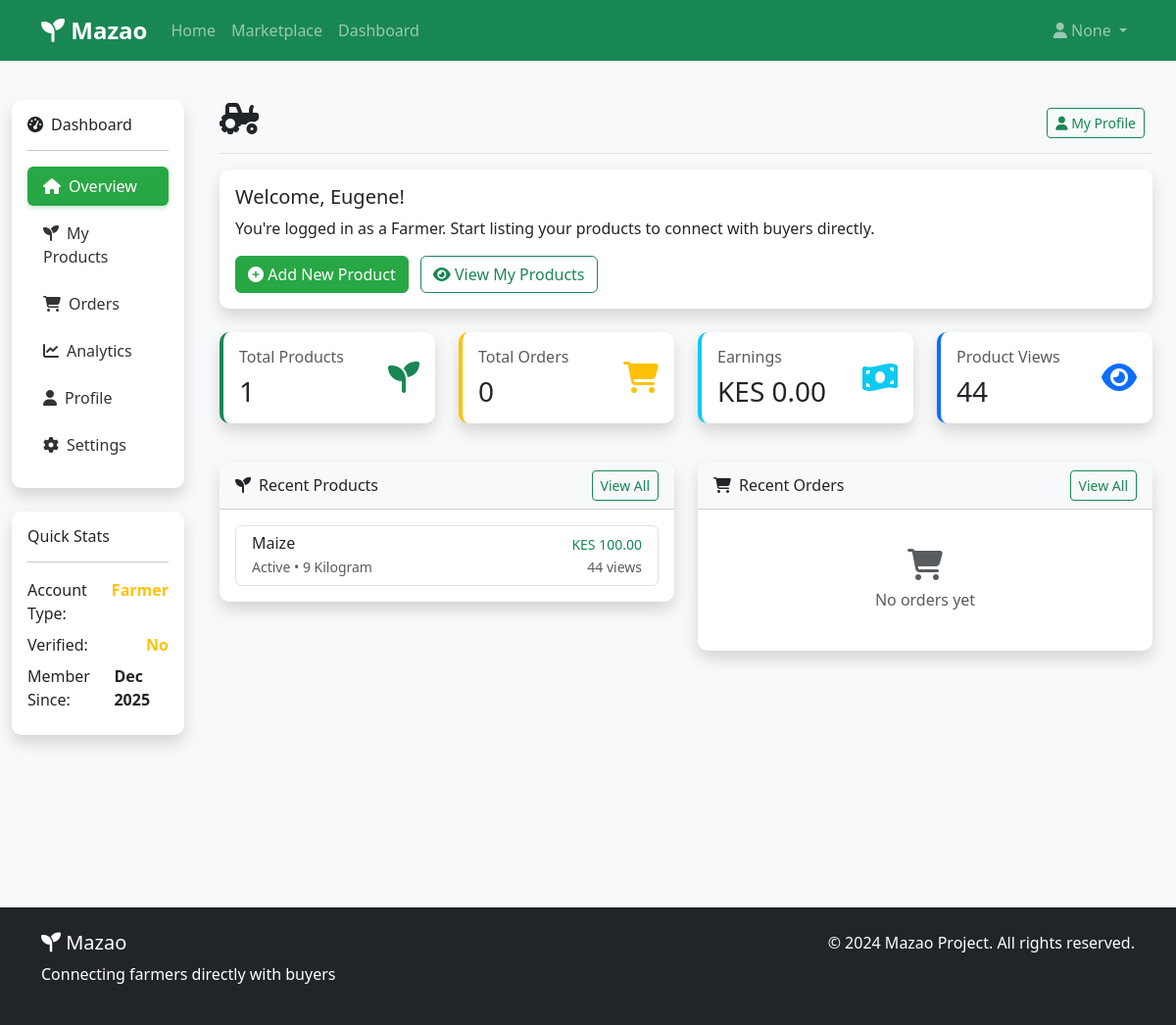
Page /users/dashboard/ (signed in) on the earlier database version.
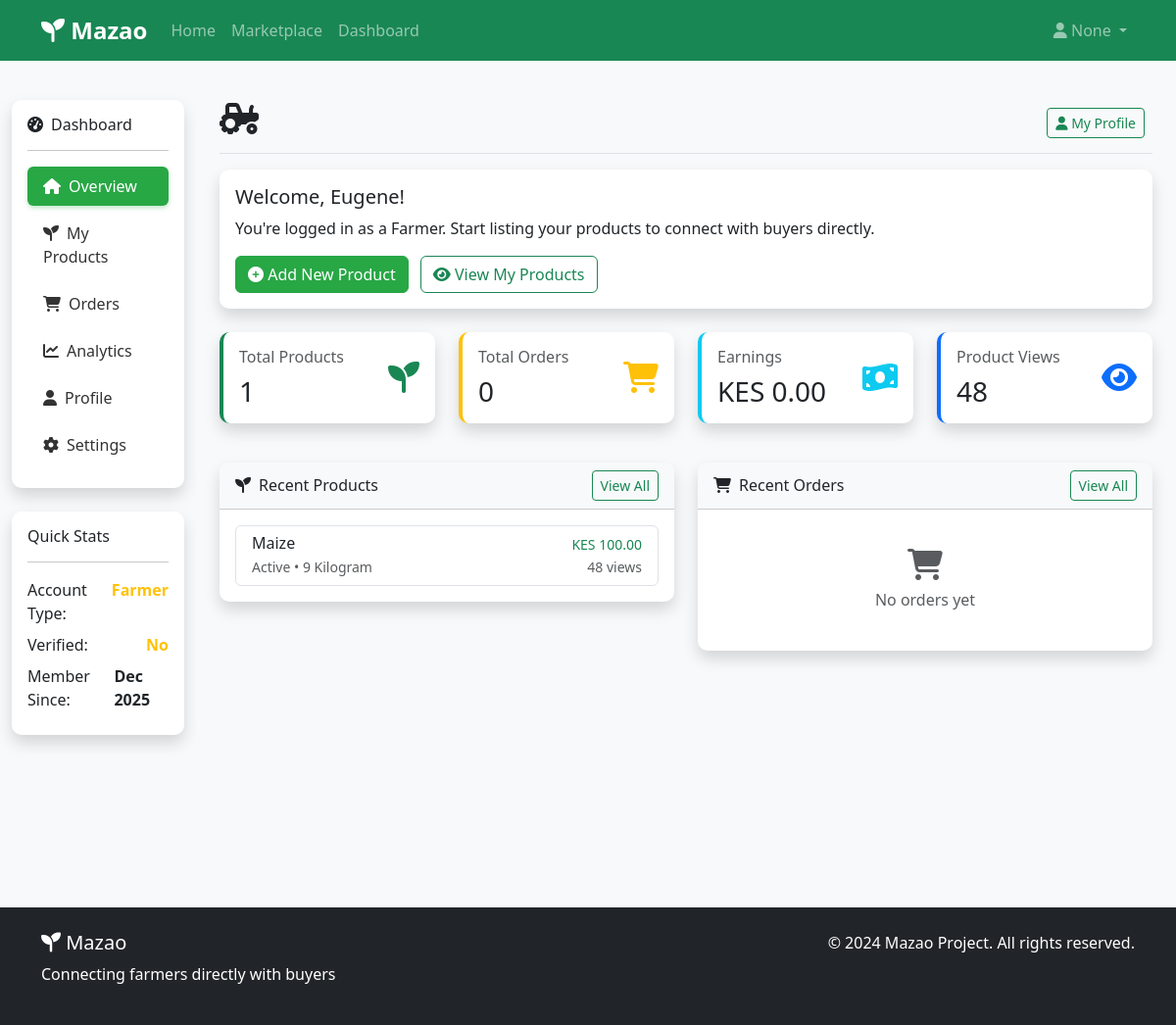
Same page on the later database version.
### products/models.py (models this page shows, shortened)
class Product(models.Model):
    class ProductStatus(models.TextChoices):
        ACTIVE = 'active', 'Active'
        OUT_OF_STOCK = 'out_of_stock', 'Out of Stock'
        DISCONTINUED = 'discontinued', 'Discontinued'
    class UnitChoices(models.TextChoices):
        KG = 'kg', 'Kilogram'
        G = 'g', 'Gram'
        L = 'l', 'Liter'
        ML = 'ml', 'Milliliter'
        PIECE = 'piece', 'Piece'
        BUNCH = 'bunch', 'Bunch'
        DOZEN = 'dozen', 'Dozen'
    COUNTY_CHOICES = [
        ('', 'Select County'),
        ('nairobi', 'Nairobi'),
        ('mombasa', 'Mombasa'),
        ('kisumu', 'Kisumu'),
        ('nakuru', 'Nakuru'),
        ('eldoret', 'Eldoret'),
        ('thika', 'Thika'),
        ('kakamega', 'Kakamega'),
        ('kisii', 'Kisii'),
        ('nyeri', 'Nyeri'),
        ('meru', 'Meru'),
        ('machakos', 'Machakos'),
        ('kitui', 'Kitui'),
        ('embu', 'Embu'),
        ('kirinyaga', 'Kirinyaga'),
        ('muranga', 'Muranga'),
        ('kiambu', 'Kiambu'),
        ('bungoma', 'Bungoma'),
        ('busia', 'Busia'),
        ('homa_bay', 'Homa Bay'),
        ('migori', 'Migori'),
        ('siaya', 'Siaya'),
        ('vihiga', 'Vihiga'),
        ('baringo', 'Baringo'),
        ('bomet', 'Bomet'),
        ('elgeyo_marakwet', 'Elgeyo-Marakwet'),
        ('garissa', 'Garissa'),
        ('kilifi', 'Kilifi'),
        ('kwale', 'Kwale'),
        ('lamu', 'Lamu'),
        ('mandera', 'Mandera'),
        ('marsabit', 'Marsabit'),
        ('narok', 'Narok'),
        ('nyamira', 'Nyamira'),
        ('nyandarua', 'Nyandarua'),
        ('nandi', 'Nandi'),
        ('samburu', 'Samburu'),
        ('taita_taveta', 'Taita-Taveta'),
        ('tana_river', 'Tana River'),
        ('trans_nzoia', 'Trans Nzoia'),
        ('turkana', 'Turkana'),
        ('uasin_gishu', 'Uasin Gishu'),
        ('wajir', 'Wajir'),
        ('west_pokot', 'West Pokot'),
    ]
    name = models.CharField(max_length=200)
    slug = models.SlugField(unique=True)
    description = models.TextField()
    price = models.DecimalField(max_digits=10, decimal_places=2)
    quantity = models.PositiveIntegerField(default=1)
    unit = models.CharField(max_length=20, choices=UnitChoices.choices)
    min_order_quantity = models.PositiveIntegerField(default=1)
    category = models.ForeignKey(Category, on_delete=models.SET_NULL, null=True, related_name='products')
    seller = models.ForeignKey(User, on_delete=models.CASCADE, related_name='products')
    location = models.CharField(max_length=255, blank=True)
    county = models.CharField(
        max_length=50,
        choices=COUNTY_CHOICES,
        blank=True,
        null=True
    )
    image = models.ImageField(upload_to='products/', blank=True, null=True)
    is_organic = models.BooleanField(default=False)
    is_fresh = models.BooleanField(default=True)
    featured = models.BooleanField(default=False)
    available_from = models.DateField(null=True, blank=True)
    available_until = models.DateField(null=True, blank=True)
    status = models.CharField(
        max_length=20,
        choices=ProductStatus.choices,
        default=ProductStatus.ACTIVE
    )
    views = models.PositiveIntegerField(default=0)
    created_at = models.DateTimeField(auto_now_add=True)
    updated_at = models.DateTimeField(auto_now=True)
    class Meta:
        ordering = ['-created_at']

### users/views.py (the view)
# urls.py: path('dashboard/', views.dashboard_view, name='dashboard'),
@login_required
def dashboard_view(request):
    user = request.user
    context = {'user': user}
    if user.is_buyer:
        try:
            cart = Cart.objects.get(user=user)
            cart_items = CartItem.objects.filter(cart=cart)
            cart_items_count = cart_items.count()
            cart_total = sum(item.total_price for item in cart_items)
        except Cart.DoesNotExist:
            cart_items_count = 0
            cart_total = 0
        total_orders = Order.objects.filter(user=user).count()
        pending_orders = Order.objects.filter(
            user=user,  # CHANGED
            order_status='pending'
        ).count()
        completed_orders = Order.objects.filter(
            user=user,  # CHANGED
            order_status='completed'
        ).count()
        total_spent_result = Order.objects.filter(
            user=user,  # CHANGED
            order_status='completed'
        ).aggregate(total_spent=Sum('total_amount'))
        total_spent = total_spent_result['total_spent'] or 0
        recent_orders = Order.objects.filter(user=user).order_by('-created_at')[:5]  # CHANGED
        context.update({
            'cart_items_count': cart_items_count,
            'cart_total': cart_total,
            'total_orders': total_orders,
            'pending_orders': pending_orders,
            'completed_orders': completed_orders,
            'total_spent': total_spent,
            'recent_orders': recent_orders,
        })
    elif user.is_farmer:
        products = Product.objects.filter(seller=user)
        total_products = products.count()
        active_products = products.filter(status='active').count()
        out_of_stock = products.filter(status='out_of_stock').count()
        farmer_order_items = OrderItem.objects.filter(product__seller=user)
        total_orders_count = Order.objects.filter(
            items__product__seller=user
        ).distinct().count()
        unique_customers = Order.objects.filter(
            items__product__seller=user
        ).values('user').distinct().count()
        total_earnings_result = Order.objects.filter(
            items__product__seller=user,
            order_status='completed'
        ).distinct().aggregate(total_earnings=Sum('total_amount'))
        total_earnings = total_earnings_result['total_earnings'] or 0
        recent_orders = Order.objects.filter(
            items__product__seller=user
        ).distinct().order_by('-created_at')[:5]
        pending_orders = Order.objects.filter(
            items__product__seller=user,
            order_status='pending'
        ).distinct().count()
        total_views = products.aggregate(total_views=Sum('views'))['total_views'] or 0
        context.update({
            'total_products': total_products,
            'active_products': active_products,
            'out_of_stock': out_of_stock,
            'total_orders': total_orders_count,
            'pending_orders': pending_orders,
            'unique_customers': unique_customers,
            'total_earnings': total_earnings,
            'total_views': total_views,
            'recent_orders': recent_orders,
            'products': products[:5],  # Recent products
        })
    return render(request, 'users/dashboard.html', context)

### users/models.py (called while the page is built)
    @property
    def is_farmer(self):
        return self.user_type == UserType.FARMER

    @property
    def is_buyer(self):
        return self.user_type == UserType.BUYER

### users/templates/users/dashboard.html (shortened to what the changed rows need)
{% extends 'base.html' %}
{% block content %}
<div class="container-fluid py-4">
    <div class="row">
        <div class="col-md-9 ms-sm-auto col-lg-10 px-md-4">
            <div class="d-flex justify-content-between flex-wrap flex-md-nowrap align-items-center pt-3 pb-2 mb-3 border-bottom">
                <h1 class="h2">
                    <i class="fas {% if user.is_farmer %}fa-tractor{% else %}fa-shopping-basket{% endif %} me-2"></i>
                </h1>
            </div>
            <div class="row mb-4">
                {% if user.is_farmer %}
                <div class="col-md-3 mb-3">
                    <div class="card shadow border-start border-success border-4">
                        <div class="card-body">
                            <div class="d-flex justify-content-between">
                                <div>
                                    <h6 class="text-muted">Total Products</h6>
                                    <h3 class="mb-0">{{ total_products }}</h3>
                                </div>
                                <div class="align-self-center">
                                    <i class="fas fa-seedling fa-2x text-success"></i>
                                </div>
                            </div>
                        </div>
                    </div>
                </div>
                <div class="col-md-3 mb-3">
                    <div class="card shadow border-start border-warning border-4">
                        <div class="card-body">
                            <div class="d-flex justify-content-between">
                                <div>
                                    <h6 class="text-muted">Total Orders</h6>
                                    <h3 class="mb-0">{{ total_orders }}</h3>
                                </div>
                                <div class="align-self-center">
                                    <i class="fas fa-shopping-cart fa-2x text-warning"></i>
                                </div>
                            </div>
                        </div>
                    </div>
                </div>
                <div class="col-md-3 mb-3">
                    <div class="card shadow border-start border-info border-4">
                        <div class="card-body">
                            <div class="d-flex justify-content-between">
                                <div>
                                    <h6 class="text-muted">Earnings</h6>
                                    <h3 class="mb-0">KES {{ total_earnings|floatformat:2 }}</h3>
                                </div>
                                <div class="align-self-center">
                                    <i class="fas fa-money-bill-wave fa-2x text-info"></i>
                                </div>
                            </div>
                        </div>
                    </div>
                </div>
                <div class="col-md-3 mb-3">
                    <div class="card shadow border-start border-primary border-4">
                        <div class="card-body">
                            <div class="d-flex justify-content-between">
                                <div>
                                    <h6 class="text-muted">Product Views</h6>
                                    <h3 class="mb-0">{{ total_views }}</h3>
                                </div>
                                <div class="align-self-center">
                                    <i class="fas fa-eye fa-2x text-primary"></i>
                                </div>
                            </div>
                        </div>
                    </div>
                </div>
                {% endif %}
            </div>
            <div class="row">
                {% if user.is_farmer %}
                <div class="col-md-6 mb-4">
                    <div class="card shadow">
                        <div class="card-body">
                            {% if products %}
                            <div class="list-group">
                                {% for product in products %}
                                <a href="{% url 'products:product_detail' product.slug %}" class="list-group-item list-group-item-action">
                                    <div class="d-flex w-100 justify-content-between">
                                        <h6 class="mb-1">{{ product.name|truncatechars:30 }}</h6>
                                        <small class="text-success">KES {{ product.price|floatformat:2 }}</small>
                                    </div>
                                    <div class="d-flex justify-content-between">
                                        <small class="text-muted">
                                            {{ product.get_status_display }} •
                                            {{ product.quantity }} {{ product.get_unit_display }}
                                        </small>
                                        <small class="text-muted">{{ product.views }} views</small>
                                    </div>
                                </a>
                                {% endfor %}
                            </div>
                            {% endif %}
                        </div>
                    </div>
                </div>
                {% endif %}
            </div>
        </div>
    </div>
</div>
{% endblock %}

Differences in the rows shown:
changed Product "Maize": views "44" → "48"
Other differences:
{{ total_views }}: "44" → "48"
